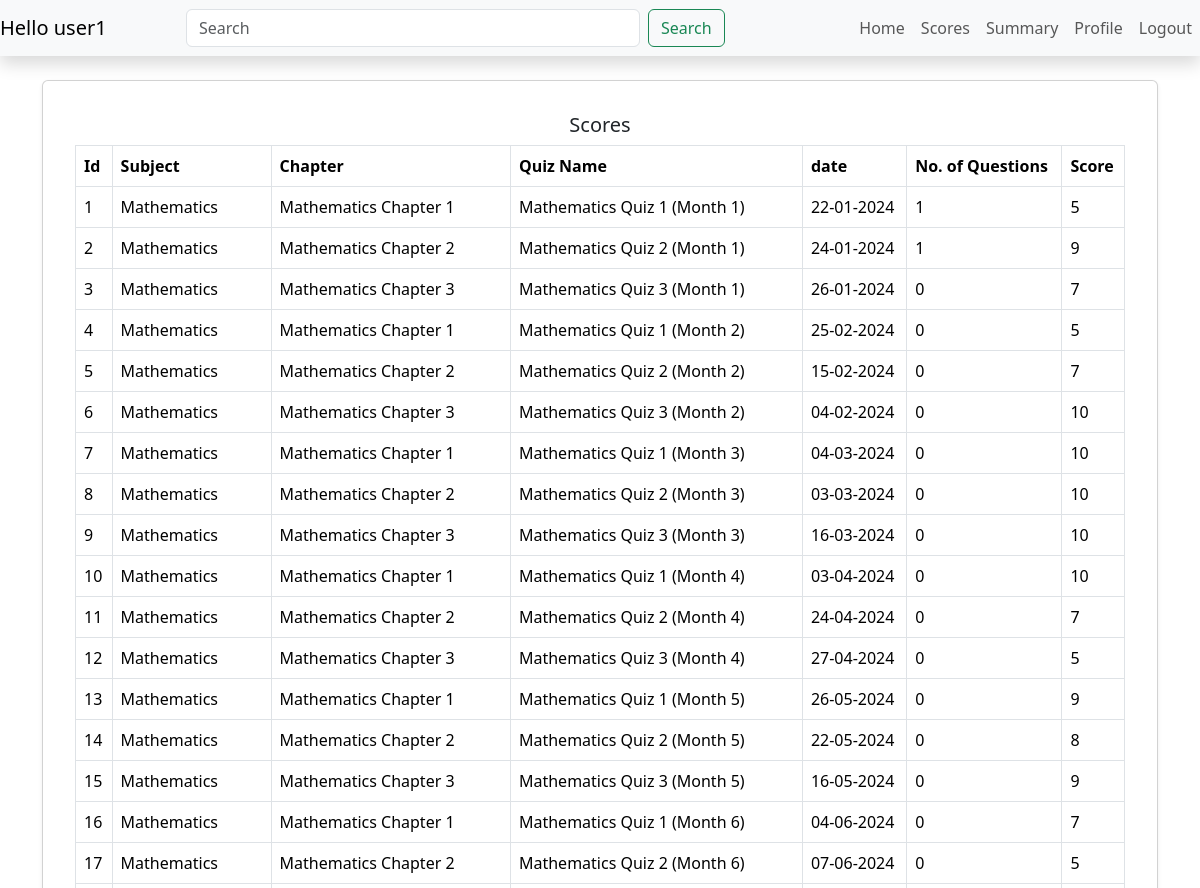
The page /user/scores (signed in, upper part) on the database as committed earlier.
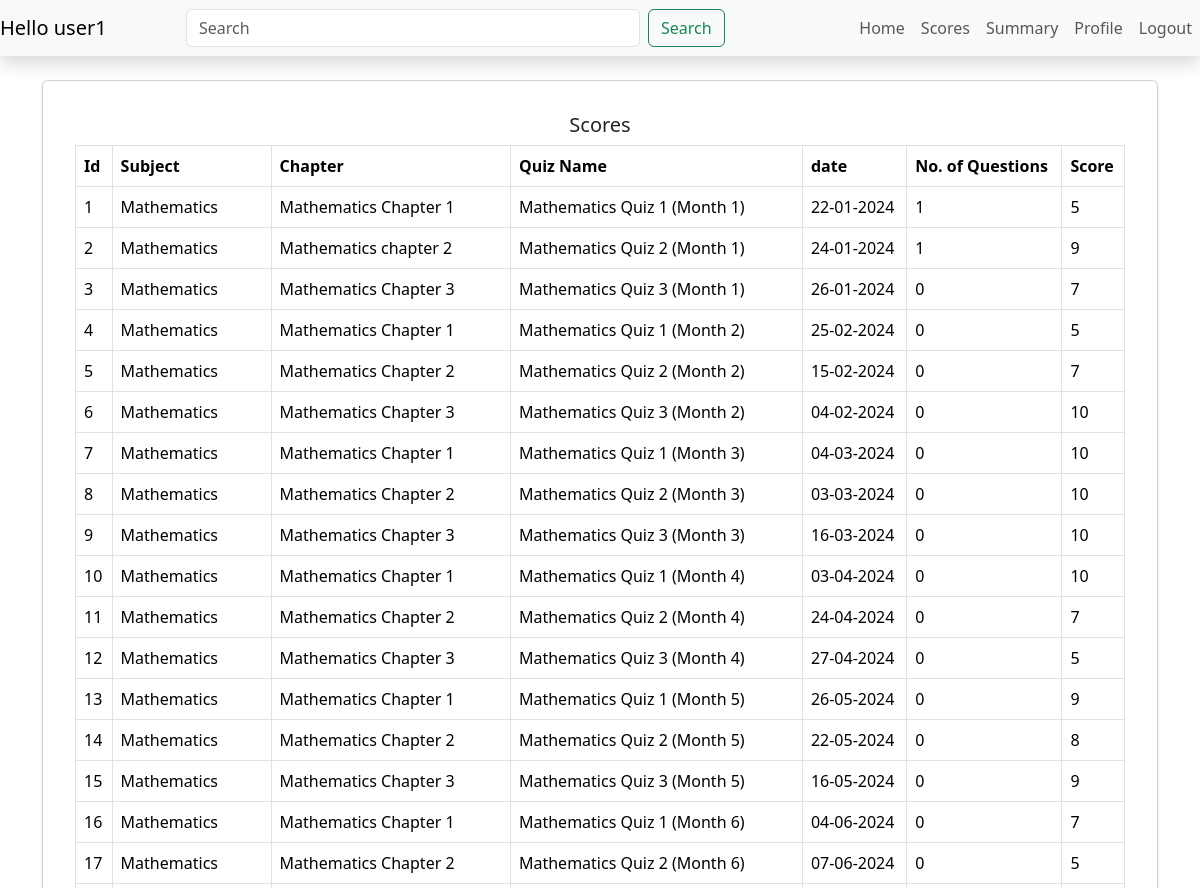
The same page on the database as committed later.
### model.py (models this page shows)
class Chapter(db.Model):
    __tablename__ = 'chapters'
    id = db.Column(db.Integer, primary_key=True)
    name = db.Column(db.String(100), nullable=False)
    description = db.Column(db.Text)
    subject_id = db.Column(db.Integer, db.ForeignKey('subjects.id'), nullable=False)
    subject = db.relationship('Subject', backref=db.backref('chapters', lazy=True))
    questions = db.relationship('Question', backref='chapter', lazy=True)

### app.py (the view)
@app.route("/user/scores",methods=['GET'])
def scorepage():
    USER = session.get('id')
    scores=Score.query.filter_by(user_id=USER).join(Quiz).join(Chapter).join(Subject)
    score_data=[]
    for i in scores:
        qstns=Question.query.filter_by(quiz_id=i.quiz_id).count()
        score_data.append({
            'id':i.quiz_id,
            'subject':i.quiz.chapter.subject.name,
            'chapter':i.quiz.chapter.name,
            'quizname':i.quiz.name,
            'date':i.quiz.date_of_quiz.strftime('%d-%m-%Y'),
            'num': qstns ,
            'score':i.total_scored
        })
    return render_template("scorepage.html",usertype='user',username=session.get('username'),data=score_data)

### templates/scorepage.html (shortened to what this page needs)
{% extends "hometemplate.html" %}
{% block content %}
<div class="container mt-4">
    <div class="row justify-content-center">
        <div class="col-md-12 ">
            <div class="card shadow-sm mb-4 p-3">
                <div class="card-body">
                    <h5 class="card-title text-center">Scores</h5>
                    <table class="table table-bordered">
                        <thead class="thead-light">
                            <tr>
                                <th>Id</th>
                                <th>Subject</th>
                                <th>Chapter</th>
                                <th>Quiz Name</th>
                                <th>date</th>
                                <th>No. of Questions</th>
                                <th>Score</th>
                            </tr>
                        </thead>
                        <tbody>
                            {% for i in data %}
                            <tr>
                                <td>{{i.id}}</td>
                                <td>{{i.subject}}</td>
                                <td>{{i.chapter}}</td>
                                <td>{{i.quizname}}</td>
                                <td>{{i.date}}</td>
                                <td>{{i.num}}</td>
                                <td>{{i.score}}</td>
                            </tr>
                            {% endfor %}
                        </tbody>
                    </table>
                </div>
            </div>
        </div>
    </div>
</div>
{% endblock %}

Rows that differ between the two databases and show on the page:
changed Chapter: chapter "Mathematics Chapter 2" → "Mathematics chapter 2"
